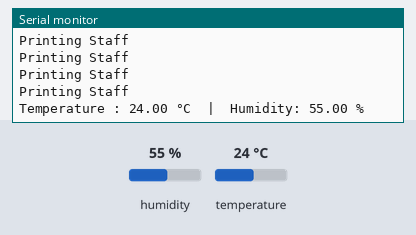
A sketch run on a simulated ESP32. Shown: the last lines printed to the serial monitor. The inputs (shaded band) are chosen by the test bench; at power-on: humidity 55 %, temperature 24 °C. WiFi joins after 1.5 s; servers stay silent unless stated; uploads are accepted with an empty reply.

Above: at 3.2 s.
3.3 s: humidity set to 22 %
At 3.58 s:
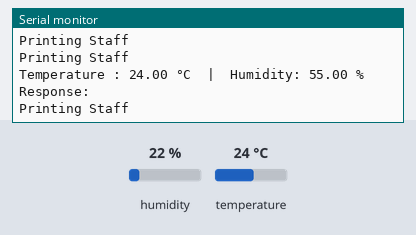
6.0 s: temperature set to 12 °C
At 6.26 s:
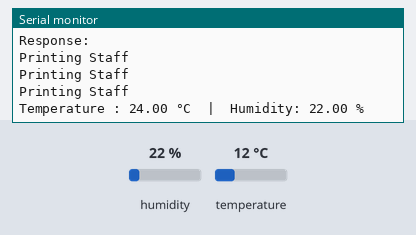
8.7 s: humidity set to 40 %
At 9.26 s:
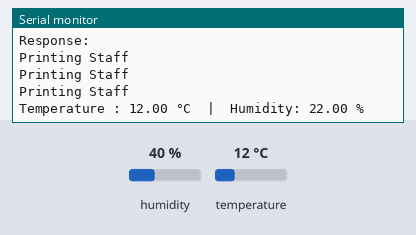
Timing chart, 0 to 11.7 s (numbered marks = the images above; inputs shaded):
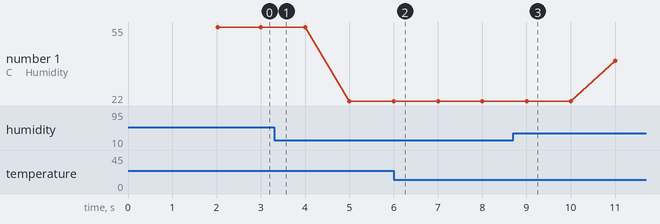

Measured:
- plotted number 1: 55 → 22 after the input at 3.3 s, 22 → 40 after the input at 8.7 s

The sketch:

sketch_sep20a.ino
```cpp
#include <WiFi.h>
#include <HTTPClient.h>
#include <DHT.h>

#define DHTPIN 18
#define DHTTYPE DHT11
DHT dht(DHTPIN, DHTTYPE);
HTTPClient http;

const char* ssid = "TP-Link_82E1";                    // Имя сети Wi-Fi
const char* password = "67652112";                    // Пароль от сети Wi-Fi
const char* serverURL = "http://192.168.0.103:6969";  // Адрес сервера

long currentMillis;
long timer1Millis = 0;
long timer2Millis = 0;
long timer3Millis = 0;
void setup() {
  Serial.begin(115200);
  dht.begin();
  // Подключение к Wi-Fi
  WiFi.begin(ssid, password);
  while (WiFi.status() != WL_CONNECTED) {
    delay(1000);
    Serial.println("Connecting to WiFi...");
  }
  Serial.println("Connected to WiFi");
}

void loop() {
  currentMillis = millis();

  float humidity = dht.readHumidity();
  float temperature = dht.readTemperature();
  showInConsole(1000, temperature, humidity);
  if (WiFi.status() == WL_CONNECTED) {

    sendSensorData(1000, temperature, humidity);
    if (currentMillis - timer2Millis >= 250) {
      timer2Millis = currentMillis;
      Serial.println("Printing Staff");
    }
  }
}
void sendSensorData(int delay, float temperature, float humidity) {
  if (currentMillis - timer1Millis >= delay) {
    timer1Millis = currentMillis;
    String endpoint = String(serverURL) + "/add-sensor-data";
    http.begin(endpoint);
    http.addHeader("Content-Type", "application/json");
    // Тело запроса (например, отправляем данные сенсора)
    String tempJson = "{\"sensor_type\":\"Temperature\", \"sensor_value\":" + String(temperature) + "}";
    String humiJson = "{\"sensor_type\":\"Humidity\", \"sensor_value\":" + String(humidity) + "}";

    // Отправляем POST запрос
    int httpResponseCode = http.POST(tempJson);
    // delay(100);
    int httpResponseCode1 = http.POST(humiJson);

    // Обрабатываем ответ сервера
    if (httpResponseCode > 0) {
      String response = http.getString();
      Serial.println("Response: " + response);
    } else {
      Serial.println("Error on sending POST: " + String(httpResponseCode));
    }
    http.end();
  }
}
void showInConsole(int delay, float temperature, float humidity) {
  if (currentMillis - timer3Millis >= delay) {
    timer3Millis = currentMillis;
    if (isnan(humidity) || isnan(temperature)) {
      Serial.println("Error reading DHT");
      return;
    }
    Serial.print("Temperature : ");
    Serial.print(temperature);
    Serial.print(" °C  |  Humidity: ");
    Serial.print(humidity);
    Serial.println(" %");
  }
}
```
